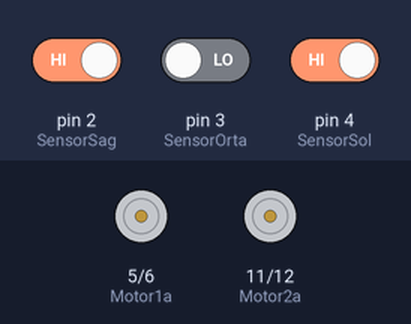
The sketch below on a simulated Arduino Uno, built with avr-gcc and run on an emulated ATmega328P. Parts: motor-driver pin pairs drawn as motors (green arrow = first pin HIGH = forward, orange = second pin HIGH = backward, longer = more drive, scaled by the enable pin). The test bench sets the inputs (shaded band); at power-on: pin 2 (SensorSag) HIGH, pin 4 (SensorSol) HIGH, pin 3 (SensorOrta) LOW.

Above: at 1.2 s.
1.3 s: pin 2 (SensorSag) driven LOW
At 2.5 s:
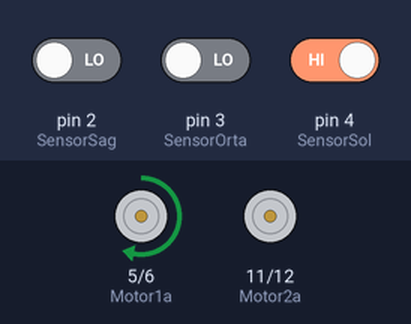
2.8 s: pin 2 (SensorSag) driven HIGH and pin 4 (SensorSol) driven LOW
At 3.8 s:
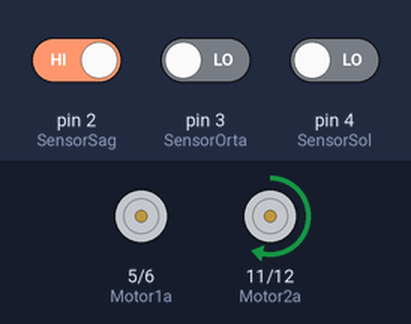
4.3 s: pin 2 (SensorSag) driven LOW and pin 3 (SensorOrta) driven HIGH
At 5.0 s:
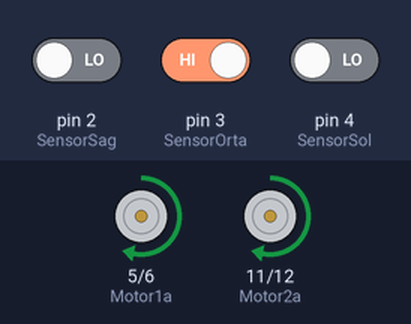
Timing chart, 0 to 7.3 s (numbered marks = the images above; inputs shaded):
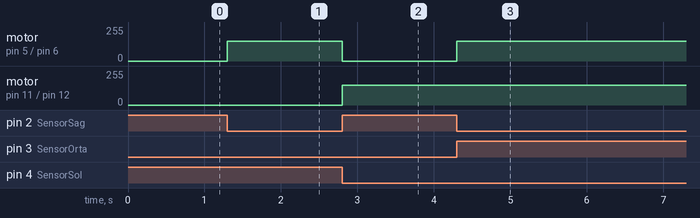

Measured:
- after the input at 1.3 s, motor on pin 5 (Motor1a) / pin 6 (Motor1b): stopped → forward 150/255 at once
- after the input at 2.8 s, motor on pin 5 (Motor1a) / pin 6 (Motor1b): forward 150/255 → stopped at once; motor on pin 11 (Motor2a) / pin 12 (Motor2b): stopped → forward 150/255 at once
- after the input at 4.3 s, motor on pin 5 (Motor1a) / pin 6 (Motor1b): stopped → forward 150/255 at once

The sketch:

CizgiUzerindeIlerleyenArac.ino
```cpp
int SensorSol=4;
int SensorOrta=3;
int SensorSag=2;

int Motor1a=5;
int Motor1b=6;
int Motor1En=9;

int Motor2a=11;
int Motor2b=12;
int Motor2En=10;


void setup() {
  pinMode(SensorSol, INPUT);
  pinMode(SensorOrta, INPUT);
  pinMode(SensorSag, INPUT);

  pinMode(Motor1a, OUTPUT);
  pinMode(Motor1b, OUTPUT);

  pinMode(Motor2a, OUTPUT);
  pinMode(Motor2b, OUTPUT);
}
void loop() {
  int sagdeger=digitalRead(SensorSag);
  int soldeger=digitalRead(SensorSol);
  int ortadeger=digitalRead(SensorOrta);

  if (soldeger==0 && ortadeger == 1 && sagdeger == 0) {
    ileri();
  }
  if (soldeger== 0 && ortadeger== 0 && sagdeger== 1){
    sag();
  }
  if (soldeger== 1 && ortadeger==0 && sagdeger==0){
    sol();
  }
}
void ileri() {
  digitalWrite(Motor1a, HIGH);
  digitalWrite(Motor1b, LOW);
  analogWrite(Motor1En, 150);
  digitalWrite(Motor2a, HIGH);
  digitalWrite(Motor2b, LOW);
  analogWrite(Motor2En, 150);
}
void sag() {
  digitalWrite(Motor1a, HIGH);
  digitalWrite(Motor1b, LOW);
  analogWrite(Motor1En, 0);
  digitalWrite(Motor2a, HIGH);
  digitalWrite(Motor2b, LOW);
  analogWrite(Motor2En, 150);
}
void sol() {
  digitalWrite(Motor1a, HIGH);
  digitalWrite(Motor1b, LOW);
  analogWrite(Motor1En, 150);
  digitalWrite(Motor2a, HIGH);
  digitalWrite(Motor2b, LOW);
  analogWrite(Motor2En, 0);
}
void dur() {
  digitalWrite(Motor1a, HIGH);
  digitalWrite(Motor1b, LOW);
  digitalWrite(Motor1En, LOW);
  digitalWrite(Motor2a, HIGH);
  digitalWrite(Motor2b, LOW);
  digitalWrite(Motor2En, LOW);
}
```
